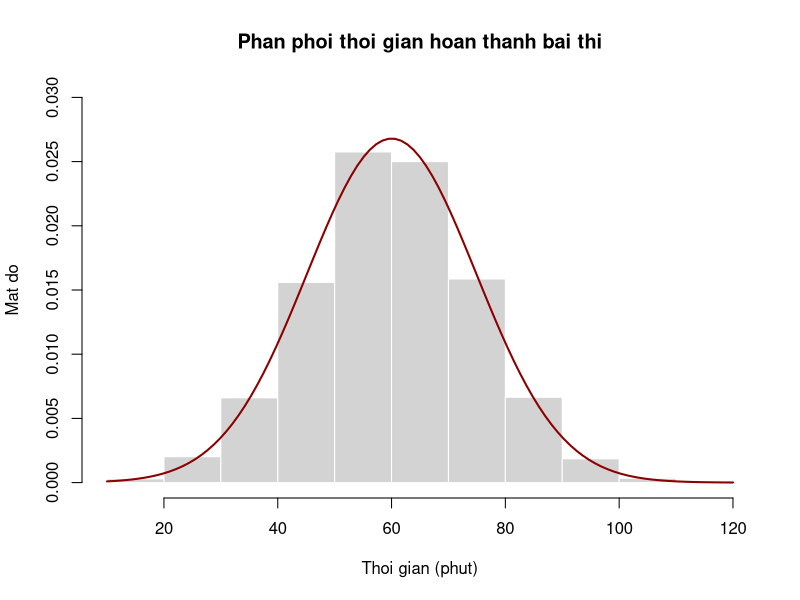
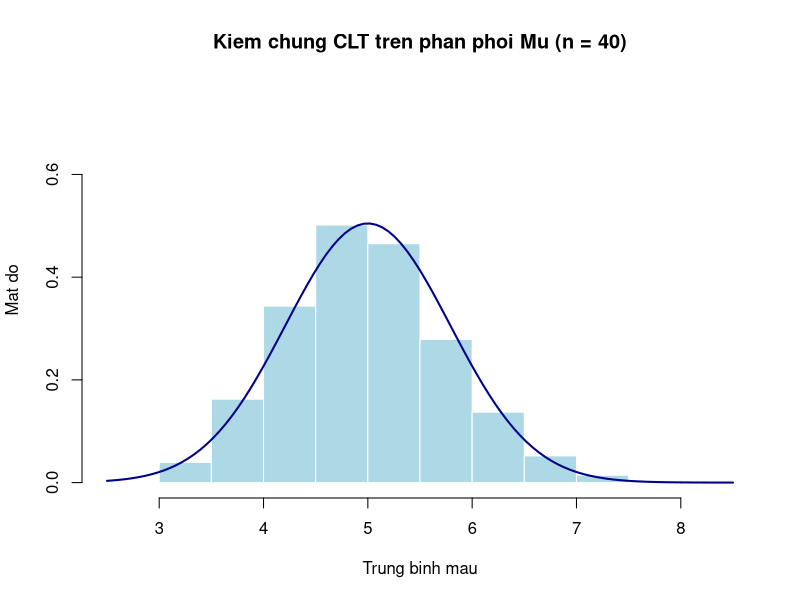
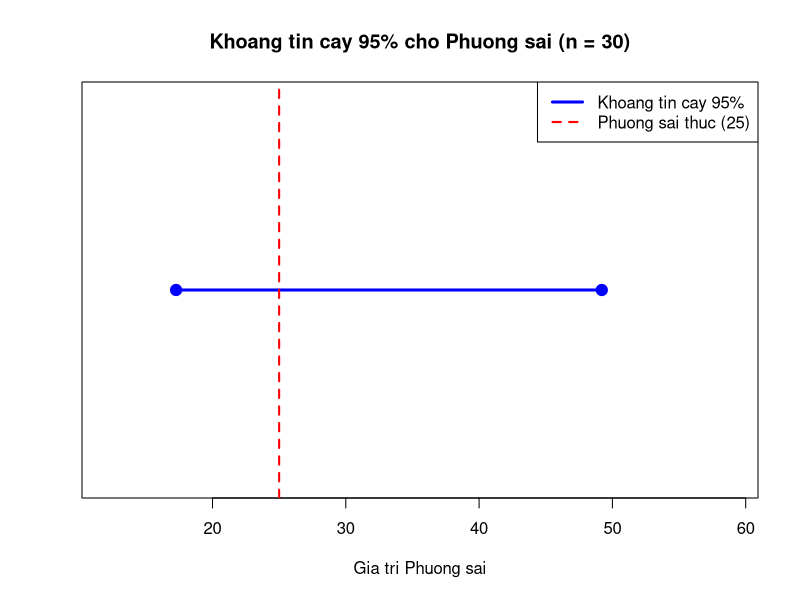
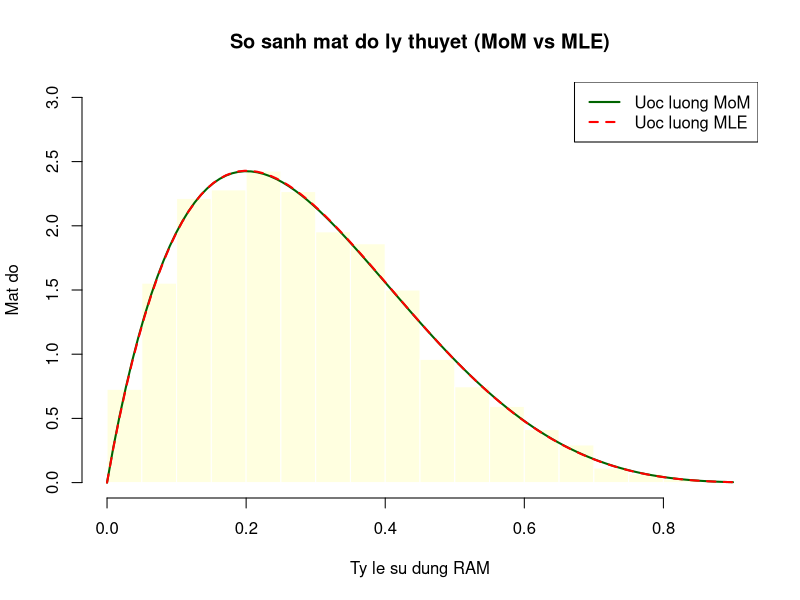

Write the R code that produced these figures, in order.
## ---- chunk 1
knitr::opts_chunk$set(echo = TRUE, warning = FALSE, message = FALSE)
set.seed(123)
## ---- chunk 2
raw_time <- rnorm(5000, mean = 60, sd = 15)

na_indices <- sample(1:5000, 150)
raw_time[na_indices] <- NA

non_na_indices <- which(!is.na(raw_time))
neg_indices <- sample(non_na_indices, 50)
raw_time[neg_indices] <- runif(50, -30, -1)
## ---- chunk 3
cleaned_time <- raw_time[!is.na(raw_time) & raw_time >= 0]
final_data <- data.frame(Time = cleaned_time)
n_cleaned <- nrow(final_data)
cat("Kich thuoc mau sau khi lam sach:", n_cleaned)
## ---- chunk 4
mean_time <- mean(final_data$Time)
sd_time <- sd(final_data$Time)

cat("Mean:", round(mean_time, 4), "| SD:", round(sd_time, 4))

hist(final_data$Time,
  freq = FALSE,
  main = "Phan phoi thoi gian hoan thanh bai thi",
  xlab = "Thoi gian (phut)",
  ylab = "Mat do",
  col = "lightgray",
  border = "white",
  ylim = c(0, 0.03)
)

curve(dnorm(x, mean = mean_time, sd = sd_time),
  add = TRUE,
  col = "darkred",
  lwd = 2
)
## ---- chunk 5
prob_early <- pnorm(45, mean = mean_time, sd = sd_time)
cat("P(Time < 45) =", round(prob_early, 4))
## ---- chunk 6
reward_threshold <- qnorm(0.05, mean = mean_time, sd = sd_time)
cat("Moc thoi gian nhan thuong (Top 5%):", round(reward_threshold, 2), "phut")
## ---- chunk 7
simulate_clt_exp <- function(n, lambda, num_rep = 5000) {
  means <- numeric(num_rep)
  for (i in 1:num_rep) {
    sample_data <- rexp(n, rate = lambda)
    means[i] <- mean(sample_data)
  }
  means
}
## ---- chunk 8
n_clt <- 40
lambda_clt <- 0.2
sim_means <- simulate_clt_exp(n = n_clt, lambda = lambda_clt)

mu_theory <- 1 / lambda_clt
var_theory <- 1 / (n_clt * lambda_clt^2)
sd_theory <- sqrt(var_theory)

hist(sim_means,
  freq = FALSE,
  main = "Kiem chung CLT tren phan phoi Mu (n = 40)",
  xlab = "Trung binh mau",
  ylab = "Mat do",
  col = "lightblue",
  border = "white",
  ylim = c(0, 0.75)
)

curve(dnorm(x, mean = mu_theory, sd = sd_theory),
  add = TRUE,
  col = "darkblue",
  lwd = 2
)
## ---- chunk 9
single_sample <- rexp(30, rate = lambda_clt)
n_sub <- 30
sample_var <- var(single_sample)

alpha_sub <- 0.05
chi_lower <- qchisq(1 - alpha_sub / 2, df = n_sub - 1)
chi_upper <- qchisq(alpha_sub / 2, df = n_sub - 1)

ci_var_lower <- (n_sub - 1) * sample_var / chi_lower
ci_var_upper <- (n_sub - 1) * sample_var / chi_upper

cat("Phuong sai mau S^2:", round(sample_var, 4), "\n")
cat("KTC 95%: [", round(ci_var_lower, 4), ";",
  round(ci_var_upper, 4), "]\n")
cat("Phuong sai thuc te (1/lambda^2):", 1 / lambda_clt^2)
## ---- chunk 10
ci_labels <- c("Lower Bound", "Upper Bound", "Width")
ci_values <- c(ci_var_lower, ci_var_upper,
  ci_var_upper - ci_var_lower)
df_ci_var <- data.frame(Metric = ci_labels, Value = ci_values)
print(df_ci_var)

plot(NA,
  xlim = c(ci_var_lower * 0.7, ci_var_upper * 1.2),
  ylim = c(0.5, 1.5),
  xlab = "Gia tri Phuong sai",
  ylab = "",
  yaxt = "n",
  main = "Khoang tin cay 95% cho Phuong sai (n = 30)"
)

lines(c(ci_var_lower, ci_var_upper), c(1, 1),
  col = "blue", lwd = 3)
points(c(ci_var_lower, ci_var_upper), c(1, 1),
  pch = 19, col = "blue", cex = 1.5)

abline(v = 1 / lambda_clt^2, col = "red", lty = 2, lwd = 2)
legend("topright",
  legend = c("Khoang tin cay 95%", "Phuong sai thuc (25)"),
  col = c("blue", "red"),
  lty = c(1, 2),
  lwd = c(3, 2)
)
## ---- chunk 11
final_data <- data.frame(
  ram_usage = rbeta(3000, shape1 = 2, shape2 = 5)
)
## ---- chunk 12
mean_ram <- mean(final_data$ram_usage)
var_ram <- var(final_data$ram_usage)

mom_factor <- (mean_ram * (1 - mean_ram) / var_ram) - 1
alpha_mom <- mean_ram * mom_factor
beta_mom <- (1 - mean_ram) * mom_factor

cat("MoM: alpha =", round(alpha_mom, 4),
  "| beta =", round(beta_mom, 4))
## ---- chunk 13
nll_beta <- function(params, data) {
  a <- params[1]
  b <- params[2]
  -sum(dbeta(data, shape1 = a, shape2 = b, log = TRUE))
}

mle_fit <- nlminb(
  start = c(alpha_mom, beta_mom),
  objective = nll_beta,
  data = final_data$ram_usage,
  lower = c(1e-5, 1e-5)
)

alpha_mle <- mle_fit$par[1]
beta_mle <- mle_fit$par[2]

cat("MLE: alpha =", round(alpha_mle, 4),
  "| beta =", round(beta_mle, 4))
## ---- chunk 14
hist(final_data$ram_usage,
  freq = FALSE,
  main = "So sanh mat do ly thuyet (MoM vs MLE)",
  xlab = "Ty le su dung RAM",
  ylab = "Mat do",
  col = "lightyellow",
  border = "white",
  ylim = c(0, 3)
)

curve(dbeta(x, shape1 = alpha_mom, shape2 = beta_mom),
  add = TRUE,
  col = "darkgreen",
  lwd = 2
)

curve(dbeta(x, shape1 = alpha_mle, shape2 = beta_mle),
  add = TRUE,
  col = "red",
  lty = 2,
  lwd = 2
)

legend("topright",
  legend = c("Uoc luong MoM", "Uoc luong MLE"),
  col = c("darkgreen", "red"),
  lty = c(1, 2),
  lwd = c(2, 2)
)
## ---- chunk 15
n_ram <- length(final_data$ram_usage)
alpha_med <- 0.01

k_med <- qbinom(alpha_med / 2, size = n_ram, prob = 0.5)
r_med <- qbinom(1 - alpha_med / 2, size = n_ram, prob = 0.5) + 1

sorted_ram <- sort(final_data$ram_usage)
ci_med_lower <- sorted_ram[k_med]
ci_med_upper <- sorted_ram[r_med]

cat("KTC 99% cho Median: [", round(ci_med_lower, 4), ";",
  round(ci_med_upper, 4), "]\n")
cat("Trung vi mau thuc te:", round(median(final_data$ram_usage), 4))
